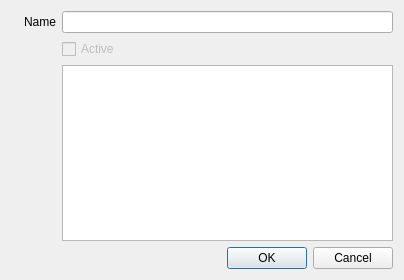
<?xml version="1.0" encoding="UTF-8"?>
<ui version="4.0">
 <class>NodeDialog</class>
 <widget class="QDialog" name="NodeDialog">
  <property name="geometry">
   <rect>
    <x>0</x>
    <y>0</y>
    <width>404</width>
    <height>280</height>
   </rect>
  </property>
  <property name="windowTitle">
   <string>Dialog</string>
  </property>
  <layout class="QVBoxLayout" name="verticalLayout">
   <item>
    <layout class="QHBoxLayout" name="horizontalLayout">
     <item>
      <widget class="QLabel" name="icon">
       <property name="text">
        <string/>
       </property>
       <property name="pixmap">
        <pixmap resource="../resources.qrc">:/res/icons/folder.svg</pixmap>
       </property>
       <property name="scaledContents">
        <bool>false</bool>
       </property>
      </widget>
     </item>
     <item>
      <layout class="QFormLayout" name="formLayout">
       <item row="0" column="0">
        <widget class="QLabel" name="label">
         <property name="text">
          <string>Name</string>
         </property>
         <property name="alignment">
          <set>Qt::AlignRight|Qt::AlignTrailing|Qt::AlignVCenter</set>
         </property>
        </widget>
       </item>
       <item row="0" column="1">
        <widget class="QLineEdit" name="nameEdit"/>
       </item>
       <item row="1" column="1">
        <widget class="QCheckBox" name="activeCheck">
         <property name="enabled">
          <bool>false</bool>
         </property>
         <property name="text">
          <string>Active</string>
         </property>
        </widget>
       </item>
       <item row="2" column="1">
        <widget class="QTextEdit" name="notesEdit">
         <property name="sizePolicy">
          <sizepolicy hsizetype="Expanding" vsizetype="Expanding">
           <horstretch>0</horstretch>
           <verstretch>1</verstretch>
          </sizepolicy>
         </property>
        </widget>
       </item>
      </layout>
     </item>
    </layout>
   </item>
   <item>
    <widget class="QDialogButtonBox" name="buttonBox">
     <property name="orientation">
      <enum>Qt::Horizontal</enum>
     </property>
     <property name="standardButtons">
      <set>QDialogButtonBox::Cancel|QDialogButtonBox::Ok</set>
     </property>
    </widget>
   </item>
  </layout>
 </widget>
 <resources>
  <include location="../resources.qrc"/>
 </resources>
 <connections>
  <connection>
   <sender>buttonBox</sender>
   <signal>accepted()</signal>
   <receiver>NodeDialog</receiver>
   <slot>accept()</slot>
   <hints>
    <hint type="sourcelabel">
     <x>248</x>
     <y>254</y>
    </hint>
    <hint type="destinationlabel">
     <x>157</x>
     <y>274</y>
    </hint>
   </hints>
  </connection>
  <connection>
   <sender>buttonBox</sender>
   <signal>rejected()</signal>
   <receiver>NodeDialog</receiver>
   <slot>reject()</slot>
   <hints>
    <hint type="sourcelabel">
     <x>316</x>
     <y>260</y>
    </hint>
    <hint type="destinationlabel">
     <x>286</x>
     <y>274</y>
    </hint>
   </hints>
  </connection>
 </connections>
</ui>
